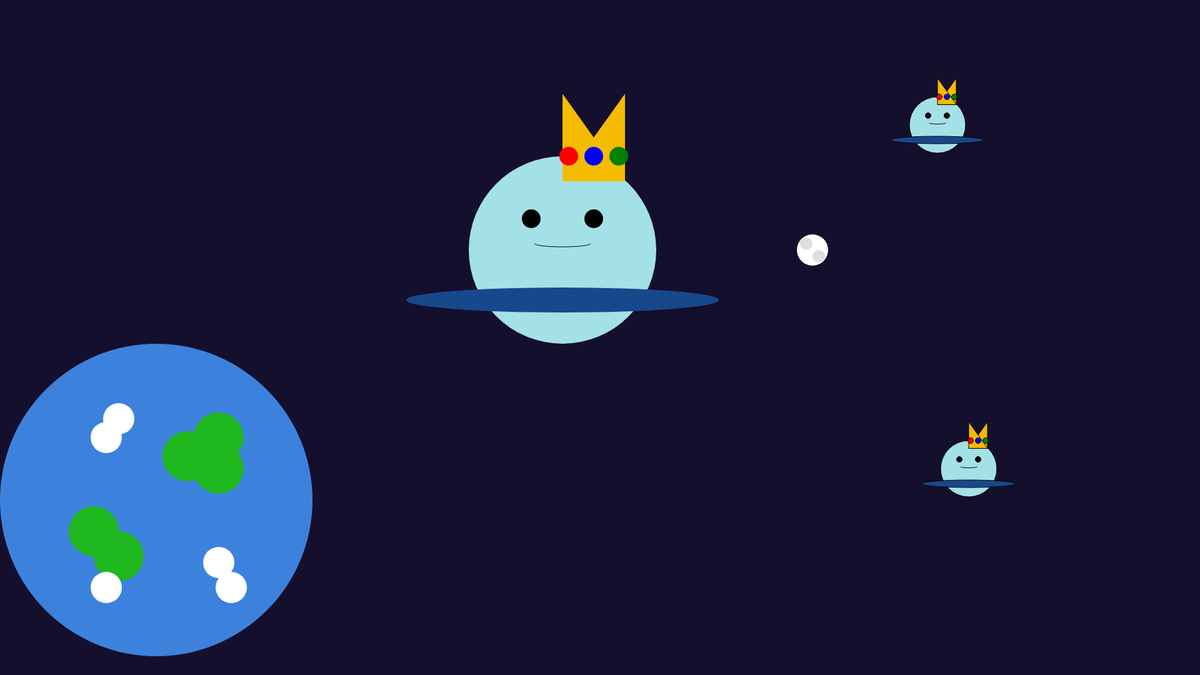
Frame 1 (no input)
Frame 60 (no input): identical to frame 1, image omitted
Frame 120 (the mouse pressed at the canvas centre since frame 60): identical to frame 1, image omitted

The p5.js sketch that drew this single still picture (run headless with seeded random() and noise() and a simulated clock; from frame 60 on, the mouse is pressed at the canvas centre):

// p5.js sketch
// ── sketch.js
/*
Name: Gisselee Rivera
Title Continuation of "UFO Adventure"
Instructions: Press LEFT and RIGHT arrow keys to move the UFO
 */
function setup() {
  createCanvas(1920, 1080);
}

function draw() {
  background(20, 15, 45);
  //Draw Earth and Moon
  drawEarth();
  drawMoon();
  //Draw the UFO objects
  ufo1.display();
  ufo2.display();
  ufo3.display();
}

//Drawing the Earth
function drawEarth() {
  noStroke();
  fill(60, 130, 220);
  circle(250, 800, 500);
//Land
  fill(31, 184, 31);
  circle(350, 700, 80);
  fill(31, 184, 31);
  circle(350, 750, 80);
  fill(31, 184, 31);
  circle(300, 730, 80);
  fill(31, 184, 31);
  circle(150, 850, 80);
  fill(31, 184, 31);
  circle(190, 890, 80);
//Clouds
  fill(255, 255, 255);
  circle(350, 900, 50);
  fill(255, 255, 255);
  circle(370, 940, 50);
  fill(255, 255, 255);
  circle(170, 940, 50);
  fill(255, 255, 255);
  circle(170, 700, 50);
  fill(255, 255, 255);
  circle(190, 670, 50);
}

//Drawing the Moon
function drawMoon(){
  fill("white");
  circle(1300, 400, 50);
//Crators 
fill(222, 222, 222);
circle(1310, 410, 20);
fill(222, 222, 222);
circle(1290, 390, 20);
}

//Making the UFO class
class UFO{
  constructor(x, y, size){
    this.x = x;
    this.y = y;
    this.ufoSize = size;
  }
  //Method #1: Position & Size of the UFO
  move(direction){
    if(direction === LEFT_ARROW){
      this.x -= 50;
      this.ufoSize += 0.1;
    }
    else if(direction === RIGHT_ARROW && this.ufoSize > 0.2){
      this.x += 50;
      this.ufoSize -= 0.1;
    }
  }

  //Method #2: Draw the UFO
  display(){
   // The UFO
  fill(163, 225, 230);
  circle(this.x, this.y, 300 * this.ufoSize);

  // Crown
  fill(245, 187, 0);
  triangle(
    this.x + 100 * this.ufoSize, this.y - 110 * this.ufoSize, 
    this.x + 100 * this.ufoSize, this.y - 250 * this.ufoSize,
    this.x, this.y - 110 * this.ufoSize
  );

  triangle(
    this.x, this.y - 110 * this.ufoSize, 
    this.x, this.y - 250 * this.ufoSize, 
    this.x + 100 * this.ufoSize, this.y - 110 * this.ufoSize
  );

  fill("blue");
  circle(this.x + 50 * this.ufoSize, this.y - 150 * this.ufoSize, 30 * this.ufoSize);

  fill("red");
  circle(this.x + 10 * this.ufoSize, this.y - 150 * this.ufoSize, 30 * this.ufoSize);

  fill("green");
  circle(this.x + 90 * this.ufoSize, this.y - 150 * this.ufoSize, 30 * this.ufoSize);

  // Face
  fill("black");
  circle(this.x - 50 * this.ufoSize, this.y - 50 * this.ufoSize, 30 * this.ufoSize);
  circle(this.x + 50 * this.ufoSize, this.y - 50 * this.ufoSize, 30 * this.ufoSize);

  //Base
  fill(24, 72, 140);
  ellipse(this.x, this.y + 80 * this.ufoSize, 500 * this.ufoSize, 40 * this.ufoSize);
  
  // Smile
  noFill();
  stroke(0);
  arc(this.x, this.y - 10 * this.ufoSize, 90 * this.ufoSize, 10 * this.ufoSize, 0, PI); 
  }
}
//Making the UFO objects (x, y, size)
let ufo1 = new UFO(900, 400, 1);
let ufo2 = new UFO(1500, 200, 0.3);
let ufo3 = new UFO(1550, 750, 0.3);

// Moving the UFO
function keyPressed(){
  ufo1.move(keyCode);
  ufo2.move(keyCode);
  ufo3.move(keyCode);
}
